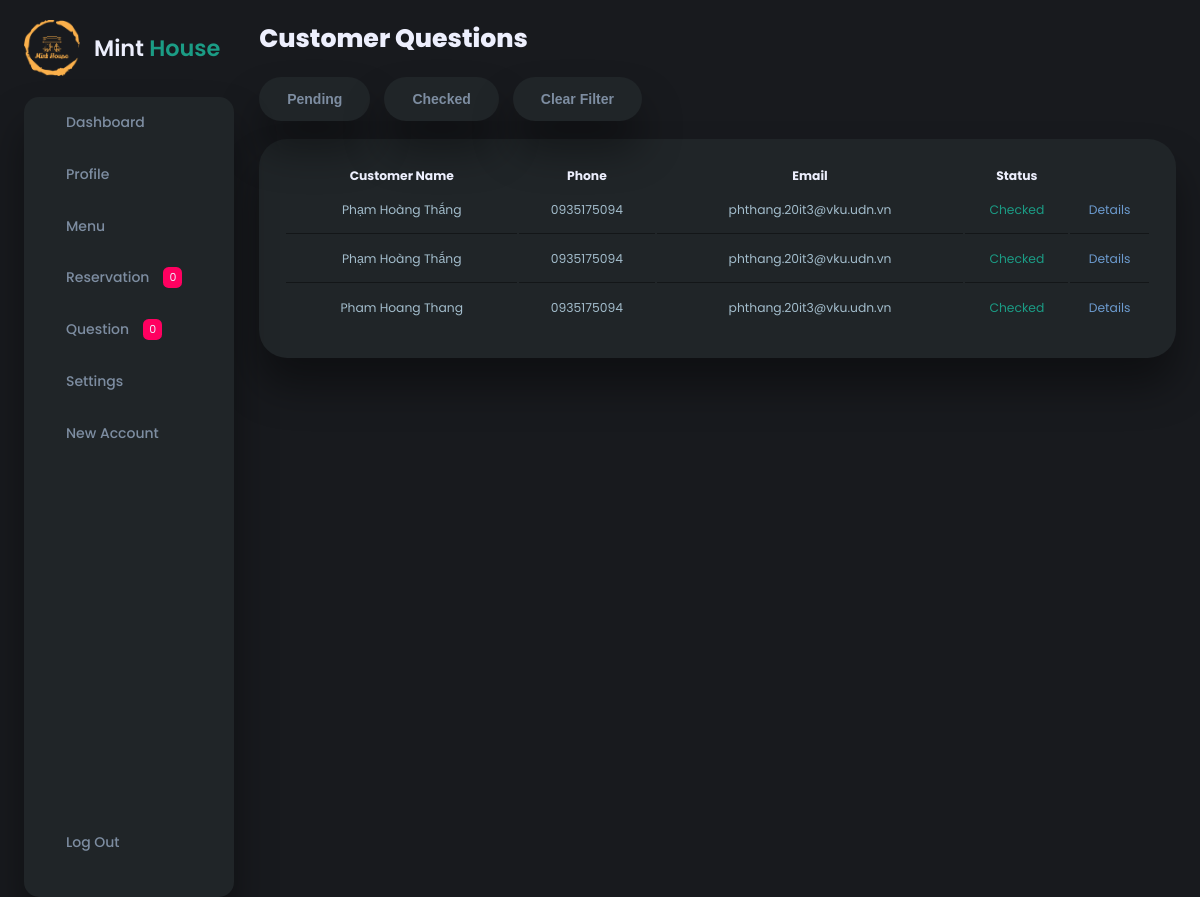
/admin/question.php (signed in), run on the app's committed database.
### tables this page shows
CREATE TABLE `customer_question` (
  `QuestionID` int(11) NOT NULL,
  `FullName` varchar(100) NOT NULL,
  `Phone` varchar(20) NOT NULL,
  `Email` varchar(100) NOT NULL,
  `Message` text NOT NULL,
  `Status` varchar(7) NOT NULL
);

### admin/question.php (called while the page is built, shortened)
<?php
include("part/header.php");
include("part/question/question-list.php");

### admin/part/question/question-list.php (the view, shortened to what this page needs)
<div class="recent-orders">
    <table>
        <thead>
            <tr>
                <th>Customer Name</th>
                <th>Phone</th>
                <th>Email</th>
                <th>Status</th>
            </tr>
        </thead>
        <tbody>
            <?php
            include("../php/config.php");
            $result = mysqli_query($con, "Select * from customer_question order by QuestionID desc;");
            $item_list = [];
            while ($row = mysqli_fetch_assoc($result)) {
                $item_list[] = $row;
            }
            foreach ($item_list as $item) {
            ?>
                <tr class="question <?php echo $item['Status'] ?>">
                    <td><?php echo $item['FullName'] ?></td>
                    <td><?php echo $item['Phone'] ?></td>
                    <td><?php echo $item['Email'] ?></td>
                    <?php
                    $status = $item['Status'];
                    $id = $item['QuestionID'];
                    switch ($status) {
                        case 'checked':
                            echo "<td class='success'>Checked</td>";
                            break;
                    }
                    ?>
                    <td class="primary"><a href=<?php echo "view-question.php?ID=$id" ?>>Details</a></td>
                </tr>
            <?php } ?>
        </tbody>
    </table>
</div>

### admin/css/style.css (style rules this page uses)
:root { --color-primary: #6C9BCF; --color-danger: #FF0060; --color-success: #1B9C85; --color-warning: #F7D060; --color-white: #202528; --color-info-dark: #7d8da1; --color-dark: #edeffd; --color-light: rgba(0, 0, 0, 0.4); --color-dark-variant: #a3bdcc; --color-background: #181a1e; --card-border-radius: 2rem; --border-radius-1: 0.4rem; --border-radius-2: 1.2rem; --card-padding: 1.8rem; --padding-1: 1.2rem; --box-shadow: 0 2rem 3rem var(--color-light); --main-color: linear-gradient(45deg, #127c64, #08ea6ab9); }
* { margin: 0; padding: 0; outline: 0; appearance: 0; border: 0; text-decoration: none; box-sizing: border-box; }
html { font-size: 14px; }
body { width: 100vw; height: 100vh; font-family: 'Poppins', sans-serif; font-size: 0.88rem; item-select: none; overflow-x: hidden; color: var(--color-dark); background-color: var(--color-background); }
a { color: var(--color-dark); }
h1 { font-weight: 800; font-size: 1.8rem; }
.primary { color: var(--color-primary); }
.success { color: var(--color-success); }
main .recent-orders { margin-top: 1.3rem; }
main .recent-orders table { background-color: var(--color-white); width: 100%; padding: var(--card-padding); text-align: center; box-shadow: var(--box-shadow); border-radius: var(--card-border-radius); transition: .5s; }
main table tbody tr td { height: 2.8rem; border-bottom: 1px solid var(--color-light); color: var(--color-dark-variant); }
main table tbody tr:last-child td { border: none; }
main .recent-orders a { text-align: center; display: block; margin: 1rem auto; color: var(--color-primary); }
main .menu-control { margin-top: 1.4rem; display: flex; justify-content: space-between; align-items: center; }
main .menu-control .menu-filter { display: flex; justify-content: center; align-items: center; gap: 1rem; }
main .menu-control .menu-filter button, main .menu-control .menu-manage a { background-color: var(--color-white); color: var(--color-info-dark); padding: 1rem 2rem; font-size: 1rem; font-weight: 600; border-radius: var(--card-border-radius); cursor: pointer; box-shadow: var(--box-shadow); transition: .5s; }

### data on the page
customer_question: FullName "Phạm Hoàng Thắng", Phone "0935175094", Email "phthang.20it3@vku.udn.vn", Status "Checked"
customer_question: FullName "Phạm Hoàng Thắng", Phone "0935175094", Email "phthang.20it3@vku.udn.vn", Status "Checked"
customer_question: FullName "Pham Hoang Thang", Phone "0935175094", Email "phthang.20it3@vku.udn.vn", Status "Checked"

### other printed values
$number['OrderNum'] "0"
$number['QuestionNum'] "0"
